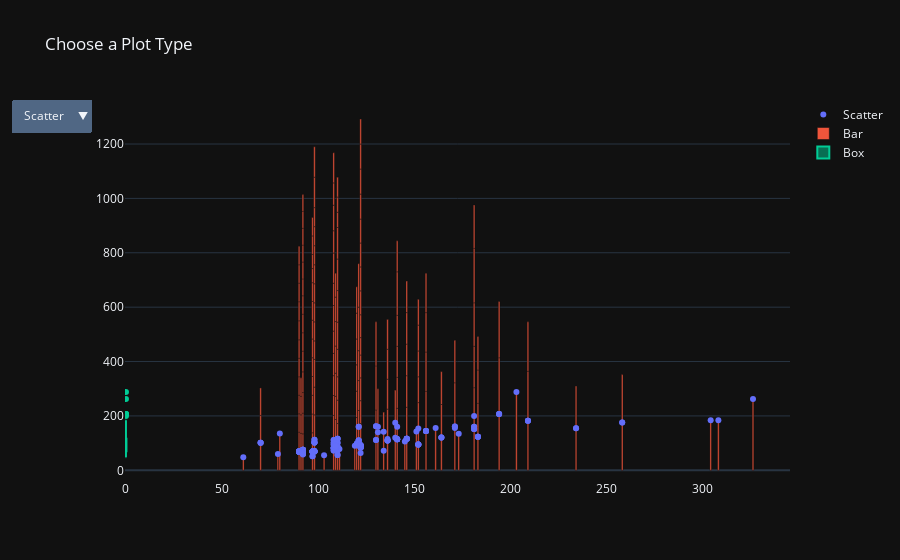

Notebook code for this chart:
### Code cell
import plotly.graph_objects as go

fig = go.Figure()

# Добавим три разных вида графика
fig.add_trace(go.Scatter(x=df['engine-size'], y=df['horsepower'], mode='markers', name='Scatter'))
fig.add_trace(go.Bar(x=df['engine-size'], y=df['horsepower'], name='Bar'))
fig.add_trace(go.Box(y=df['horsepower'], name='Box'))

# Кнопки управления
fig.update_layout(
    updatemenus=[
        dict(
            buttons=list([
                dict(label="Scatter",
                     method="update",
                     args=[{"visible": [True, False, False]},
                           {"title": "Scatter Plot"}]),
                dict(label="Bar",
                     method="update",
                     args=[{"visible": [False, True, False]},
                           {"title": "Bar Plot"}]),
                dict(label="Box",
                     method="update",
                     args=[{"visible": [False, False, True]},
                           {"title": "Box Plot"}]),
            ]),
            direction="down",
        )
    ]
)
fig.update_layout(title="Choose a Plot Type")
fig.show()

### Figure 1 — Plotly figure (JSON) as saved in the notebook; plotly's stock layout.template omitted (floating-point values rounded to 4 significant figures; data arrays with more than 128 entries replaced by an {"elided": "..."} marker saying what was removed)
{"data": [{"mode": "markers", "name": "Scatter", "x": {"elided": "205 int values"}, "y": {"elided": "205 float values"}, "type": "scatter"}, {"name": "Bar", "x": {"elided": "205 int values"}, "y": {"elided": "205 float values"}, "type": "bar"}, {"name": "Box", "y": {"elided": "205 float values"}, "type": "box"}], "layout": {"updatemenus": [{"buttons": [{"args": [{"visible": [true, false, false]}, {"title": "Scatter Plot"}], "label": "Scatter", "method": "update"}, {"args": [{"visible": [false, true, false]}, {"title": "Bar Plot"}], "label": "Bar", "method": "update"}, {"args": [{"visible": [false, false, true]}, {"title": "Box Plot"}], "label": "Box", "method": "update"}], "direction": "down"}], "title": {"text": "Choose a Plot Type"}}}
